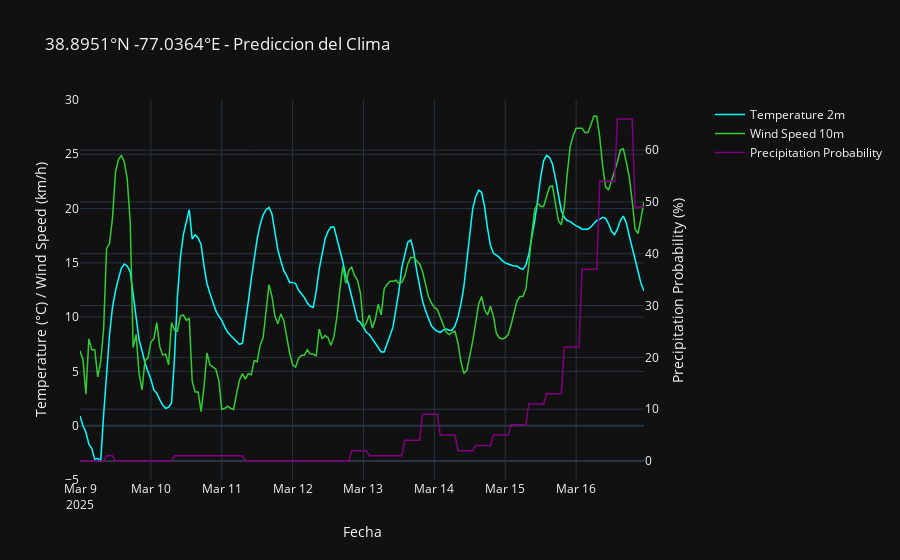

The cell this chart's notebook holds for it:
### Code cell
import plotly.graph_objects as go
from plotly.subplots import make_subplots

# Crear gráfico con múltiples ejes Y
fig = make_subplots(specs=[[{"secondary_y": True}]])

# Línea 1: Temperatura (eje Y1, izquierda)
fig.add_trace(
    go.Scatter(x=df_weather['time'], y=df_weather['temperature_2m'], name="Temperature 2m", line=dict(color='cyan', width=1.5)),
    secondary_y=False
)

# Línea 2: Velocidad del viento (eje Y2)
fig.add_trace(
    go.Scatter(x=df_weather['time'], y=df_weather['windspeed_10m'], name="Wind Speed 10m", line=dict(color='limegreen', width=1.5)),
    secondary_y=False
)

# Línea 3: Probabilidad de Precipitacion (eje Y3, derecha)
fig.add_trace(
    go.Scatter(x=df_weather['time'], y=df_weather['precipitation_probability'], name="Precipitation Probability", line=dict(color='purple', width=1.5)),
    secondary_y=True
)

# Actualizar el diseño del gráfico
fig.update_layout(
    title=f"{latitude}°N {longitude}°E - Prediccion del Clima",
    xaxis_title="Fecha",
    template="plotly_dark",  # Tema oscuro como en la imagen
    legend=dict(x=1.05, y=1)
)

# Ajustar rangos de ejes Y para que coincidan visualmente con el ejemplo
fig.update_yaxes(title_text="Temperature (°C) / Wind Speed (km/h)", secondary_y=False, range=[-5, 30])
fig.update_yaxes(title_text="Precipitation Probability (%)", secondary_y=True)
fig.show()

### Figure 1 — Plotly figure (JSON) as saved in the notebook; plotly's stock layout.template omitted (floating-point values rounded to 4 significant figures; data arrays with more than 128 entries replaced by an {"elided": "..."} marker saying what was removed)
{"data": [{"line": {"color": "cyan", "width": 1.5}, "name": "Temperature 2m", "type": "scatter", "x": {"elided": "192 str values"}, "xaxis": "x", "y": {"elided": "192 float values"}, "yaxis": "y"}, {"line": {"color": "limegreen", "width": 1.5}, "name": "Wind Speed 10m", "type": "scatter", "x": {"elided": "192 str values"}, "xaxis": "x", "y": {"elided": "192 float values"}, "yaxis": "y"}, {"line": {"color": "purple", "width": 1.5}, "name": "Precipitation Probability", "type": "scatter", "x": {"elided": "192 str values"}, "xaxis": "x", "y": {"elided": "192 int values"}, "yaxis": "y2"}], "layout": {"legend": {"x": 1.05, "y": 1}, "title": {"text": "38.8951°N -77.0364°E - Prediccion del Clima"}, "xaxis": {"anchor": "y", "domain": [0, 0.94], "title": {"text": "Fecha"}}, "yaxis": {"anchor": "x", "domain": [0, 1], "range": [-5, 30], "title": {"text": "Temperature (°C) / Wind Speed (km/h)"}}, "yaxis2": {"anchor": "x", "overlaying": "y", "side": "right", "title": {"text": "Precipitation Probability (%)"}}}}
